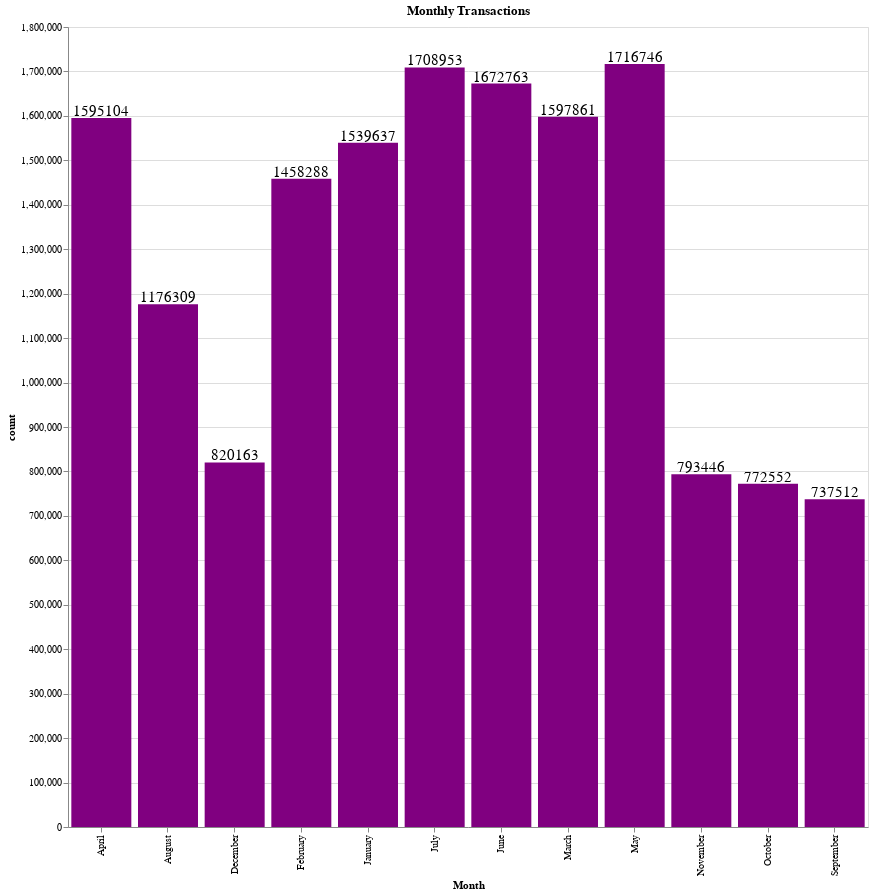

Here is the notebook cell this chart was saved with:
### Code cell
bars = alt.Chart(month).mark_bar(color="purple").encode(
    x='Month',
    y='count',
    tooltip=[alt.Tooltip('count:Q')]
    
)

text = bars.mark_text(
    align='center',
    baseline='middle',
    dy=-7 ,
    size=15,
).encode(text='count')

(bars + text).properties(
    width=800,
    height=800,
    title="Monthly Transactions")

### Figure 1 — Vega-Lite specification as saved in the notebook (floating-point values rounded to 4 significant figures)
{"config": {"view": {"continuousWidth": 400, "continuousHeight": 300}}, "layer": [{"mark": {"type": "bar", "color": "purple"}, "encoding": {"tooltip": [{"field": "count", "type": "quantitative"}], "x": {"field": "Month", "type": "nominal"}, "y": {"field": "count", "type": "quantitative"}}}, {"mark": {"type": "text", "align": "center", "baseline": "middle", "dy": -7, "size": 15}, "encoding": {"text": {"field": "count", "type": "quantitative"}, "tooltip": [{"field": "count", "type": "quantitative"}], "x": {"field": "Month", "type": "nominal"}, "y": {"field": "count", "type": "quantitative"}}}], "data": {"name": "data-97b4d39fc499d240caf9538572816645"}, "height": 800, "title": "Monthly Transactions", "width": 800, "$schema": "https://vega.github.io/schema/vega-lite/v4.17.0.json", "datasets": {"data-97b4d39fc499d240caf9538572816645": [{"Month": "September", "count": 737512}, {"Month": "October", "count": 772552}, {"Month": "November", "count": 793446}, {"Month": "May", "count": 1716746}, {"Month": "March", "count": 1597861}, {"Month": "June", "count": 1672763}, {"Month": "July", "count": 1708953}, {"Month": "January", "count": 1539637}, {"Month": "February", "count": 1458288}, {"Month": "December", "count": 820163}, {"Month": "August", "count": 1176309}, {"Month": "April", "count": 1595104}]}}
